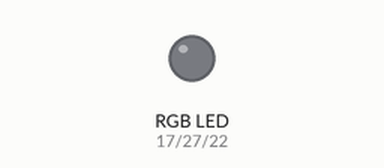
Bench run of a program on a simulated Raspberry Pi (BCM pin numbers). On the bench: an RGB LED mixed from three pins (HIGH = lit).

Above: at 0.5 s.
At 3.5 s:
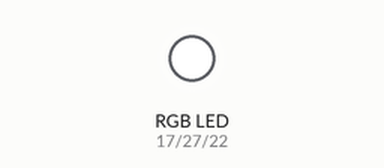
Timing chart, 0 to 4.6 s (numbered marks = the images above):
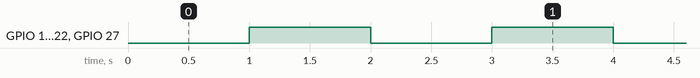

Measured:
- by itself, GPIO 17 (red), GPIO 22 (blue), GPIO 27 (green): alternates HIGH for 1.0 s and LOW for 1.0 s

The program:

rgb_blink2.py
```python
# LED RGB 깜빡이기
import RPi.GPIO as GPIO
import time

red = 17
green = 27
blue = 22

GPIO.setmode(GPIO.BCM)
GPIO.setup(red, GPIO.OUT)
GPIO.setup(green, GPIO.OUT)
GPIO.setup(blue, GPIO.OUT)

GPIO.output(red,True)
GPIO.output(green,True)
GPIO.output(blue,True) # 여기 까지 초기화

try:
    while True:
        # RED, GREEN = yellow / RED , BLUE = pink / GREEN, BLUE = sky

        GPIO.output(red, False) # RED on
        GPIO.output(green,False)
        GPIO.output(blue,False)
        time.sleep(1)
        GPIO.output(red, True)
        GPIO.output(green,True) #Green on
        GPIO.output(blue,True)
        time.sleep(1)
        # GPIO.output(red, True)
        # GPIO.output(green,True)
        # GPIO.output(blue,False) # Blue on
        # time.sleep(1)


except KeyboardInterrupt :
    GPIO.cleanup() 
```
